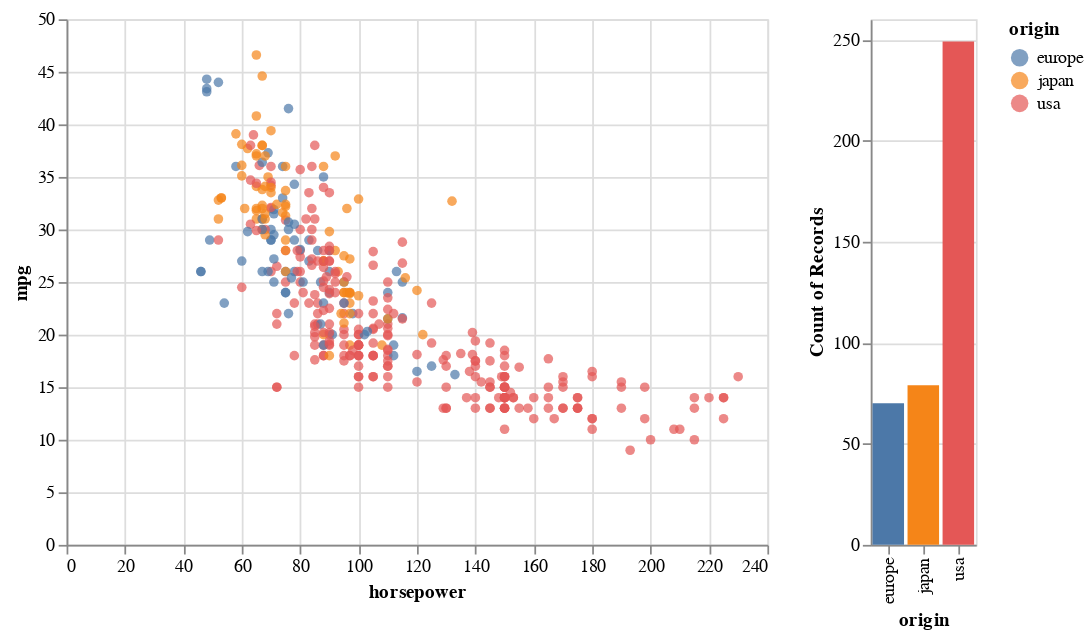

Notebook code for this chart:
### Markdown cell above
Here we add the responsiveness, in the `transform_filter(brush)` portion.  This tells Altair to only use objects which have been selected.  We also specify a fixed `domain` for the y-axis so that the height of the bars are easier to compare.

Try clicking and dragging on the left chart, and notice how the bar heights respond.

### Code cell
brush = alt.selection_interval() # step 1

c1 = alt.Chart(cars).mark_circle().encode(
    x="horsepower",
    y="mpg",
    color="origin"
).add_selection(brush) # step 2

c2 = alt.Chart(cars).mark_bar().encode(
    x="origin",
    y=alt.Y("count()", scale=alt.Scale(domain=[0,260])),
    color="origin"
).transform_filter(brush)

alt.hconcat(c1,c2) # c1|c2

### Figure 1 — Vega-Lite specification as saved in the notebook (floating-point values rounded to 4 significant figures; data arrays with more than 128 entries replaced by an {"elided": "..."} marker saying what was removed)
{"config": {"view": {"continuousWidth": 400, "continuousHeight": 300}}, "hconcat": [{"mark": "circle", "encoding": {"color": {"field": "origin", "type": "nominal"}, "x": {"field": "horsepower", "type": "quantitative"}, "y": {"field": "mpg", "type": "quantitative"}}, "selection": {"selector002": {"type": "interval"}}}, {"mark": "bar", "encoding": {"color": {"field": "origin", "type": "nominal"}, "x": {"field": "origin", "type": "nominal"}, "y": {"aggregate": "count", "scale": {"domain": [0, 260]}, "type": "quantitative"}}, "transform": [{"filter": {"selection": "selector002"}}]}], "data": {"name": "data-f1198cc0481ad698d7dc4699e0a3efa7"}, "$schema": "https://vega.github.io/schema/vega-lite/v4.17.0.json", "datasets": {"data-f1198cc0481ad698d7dc4699e0a3efa7": {"elided": "398 records"}}}
